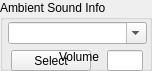
      <widget class="QGroupBox" name="IDC_STATIC_21">
        <property name="geometry">
          <rect>
            <x>810</x>
            <y>568</y>
            <width>152</width>
            <height>71</height>
          </rect>
        </property>
        <property name="title">
          <string>Ambient Sound Info</string>
        </property>
        <property name="visible">
          <bool>true</bool>
        </property>
        <property name="enabled">
          <bool>true</bool>
        </property>
        <property name="flat">
          <bool>false</bool>
        </property>
        <widget class="QComboBox" name="IDC_TEXTURE_AMBIENT_SOUND_PULLDOWN">
          <property name="maxVisibleItems">
            <number>8</number>
          </property>
          <property name="geometry">
            <rect>
              <x>8</x>
              <y>22</y>
              <width>139</width>
              <height>22</height>
            </rect>
          </property>
          <property name="visible">
            <bool>true</bool>
          </property>
          <property name="enabled">
            <bool>true</bool>
          </property>
          <property name="editable">
            <bool>true</bool>
          </property>
        </widget>
        <widget class="QPushButton" name="IDC_AMBIENT_SOUND_SELECT">
          <property name="geometry">
            <rect>
              <x>11</x>
              <y>50</y>
              <width>80</width>
              <height>21</height>
            </rect>
          </property>
          <property name="text">
            <string>Select</string>
          </property>
          <property name="visible">
            <bool>true</bool>
          </property>
          <property name="enabled">
            <bool>true</bool>
          </property>
          <property name="default">
            <bool>false</bool>
          </property>
          <property name="autoDefault">
            <bool>false</bool>
          </property>
        </widget>
        <widget class="QLabel" name="IDC_STATIC_22">
          <property name="geometry">
            <rect>
              <x>59</x>
              <y>50</y>
              <width>48</width>
              <height>13</height>
            </rect>
          </property>
          <property name="text">
            <string>Volume</string>
          </property>
          <property name="visible">
            <bool>true</bool>
          </property>
          <property name="enabled">
            <bool>true</bool>
          </property>
          <property name="alignment">
            <set>Qt::AlignLeft</set>
          </property>
        </widget>
        <widget class="QLineEdit" name="IDC_TEXTURE_AMBIENT_SOUND_VOLUME">
          <property name="geometry">
            <rect>
              <x>107</x>
              <y>50</y>
              <width>36</width>
              <height>21</height>
            </rect>
          </property>
          <property name="visible">
            <bool>true</bool>
          </property>
          <property name="enabled">
            <bool>true</bool>
          </property>
        </widget>
      </widget>
